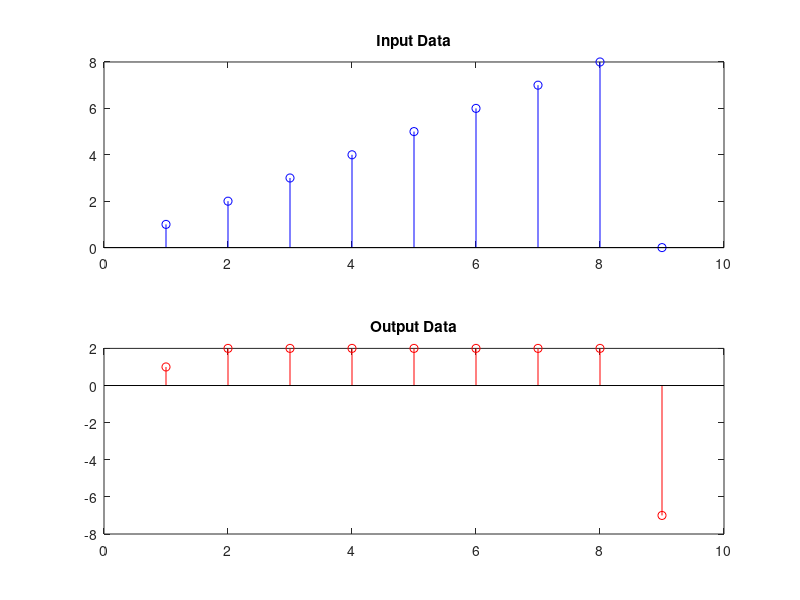

Write the MATLAB code that produced this figure.
% Define the coefficients for the LTI system
a = [1, 1];
b0 = 1;
b1 = 1;

% Define the input signal
input_data = [1, 2, 3, 4, 5, 6, 7, 8]; % Extended by one element for proper delay
data = [input_data, zeros(1, 1)]
% Initialize arrays for delay and output
delay_data = zeros(size(data));
output_signal_recv = zeros(size(data));

% Implement the delay system
for n = 1:length(data)
    if n > 1
        delay_data(n) = data(n - 1);
    else
        delay_data(n) = 0; % Zero padding for samples before the delay
    end
end

% Recursive Part
for n = 1:length(data)
    output_signal_recv(n) = data(n);
    for k = 2:length(a)
        if n - k + 1 >= 1
            output_signal_recv(n) = output_signal_recv(n) - a(k) * delay_data(n - k + 1);
        end
    end
end

% Non-Recursive Part

% Implement the delay system for the non-recursive part
delay_output = zeros(size(output_signal_recv));
main_signal = zeros(size(output_signal_recv))+ output_signal_recv;

for n = 1:length(output_signal_recv)
    main_signal = main_signal*b0
    if n > 1
        delay_output(n) = output_signal_recv(n - 1)*b1;
    else
        delay_output(n) = 0;
    end
end
delay_output(end)=output_signal_recv(end);

output_data = main_signal + delay_output;

% Display the input and output data
disp('Input Data:');
disp(data);
disp('Output Data:');
disp(output_data);

% Plot the input and output data
figure;
subplot(2, 1, 1);
stem(data, 'b', 'DisplayName', 'Input Data');
title('Input Data');
subplot(2, 1, 2);
stem(main_signal, 'r', 'DisplayName', 'Output Data');
title('Output Data');
